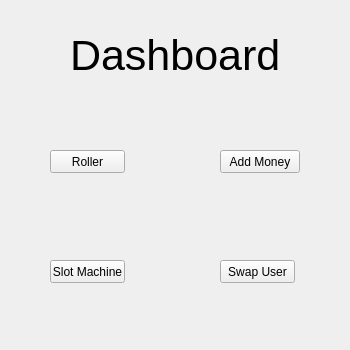
<?xml version="1.0" encoding="UTF-8"?>
<ui version="4.0">
 <class>MainWindow</class>
 <widget class="QMainWindow" name="MainWindow">
  <property name="geometry">
   <rect>
    <x>0</x>
    <y>0</y>
    <width>350</width>
    <height>350</height>
   </rect>
  </property>
  <property name="windowTitle">
   <string>Dashboard</string>
  </property>
  <widget class="QWidget" name="centralwidget">
   <widget class="QLabel" name="Dashboard_Label">
    <property name="geometry">
     <rect>
      <x>70</x>
      <y>30</y>
      <width>211</width>
      <height>51</height>
     </rect>
    </property>
    <property name="font">
     <font>
      <pointsize>32</pointsize>
     </font>
    </property>
    <property name="text">
     <string>Dashboard</string>
    </property>
   </widget>
   <widget class="QPushButton" name="Roller_Button">
    <property name="geometry">
     <rect>
      <x>50</x>
      <y>150</y>
      <width>75</width>
      <height>23</height>
     </rect>
    </property>
    <property name="text">
     <string>Roller</string>
    </property>
   </widget>
   <widget class="QPushButton" name="Slot_Button">
    <property name="geometry">
     <rect>
      <x>50</x>
      <y>260</y>
      <width>75</width>
      <height>23</height>
     </rect>
    </property>
    <property name="text">
     <string>Slot Machine</string>
    </property>
   </widget>
   <widget class="QPushButton" name="Switch_Button">
    <property name="geometry">
     <rect>
      <x>220</x>
      <y>260</y>
      <width>75</width>
      <height>23</height>
     </rect>
    </property>
    <property name="text">
     <string>Swap User</string>
    </property>
   </widget>
   <widget class="QPushButton" name="Money_Button">
    <property name="geometry">
     <rect>
      <x>220</x>
      <y>150</y>
      <width>80</width>
      <height>23</height>
     </rect>
    </property>
    <property name="text">
     <string>Add Money</string>
    </property>
   </widget>
  </widget>
 </widget>
 <resources/>
 <connections/>
</ui>
